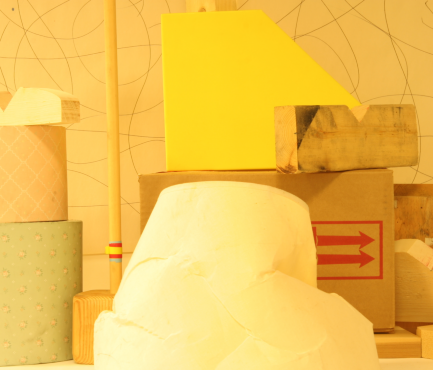
#> input picture ALL-2views/Lampshade1/view1.png, 433 x 370 px
$ python temp-17a.py   (older library calls are emulated)
#> lines starting #> are read from the running program, lines starting #| are printed output that depends on the picture
import cv2
import numpy as np
import glob

'''left camera calibration'''

#Read the image
img_l = cv2.imread('.//ALL-2views//Lampshade1//view1.png')
#> img_l is the input picture: shape (370, 433, 3); mean B, G, R 80.5, 191.4, 239.9
img_r = cv2.imread('.//ALL-2views//Lampshade1//view5.png')
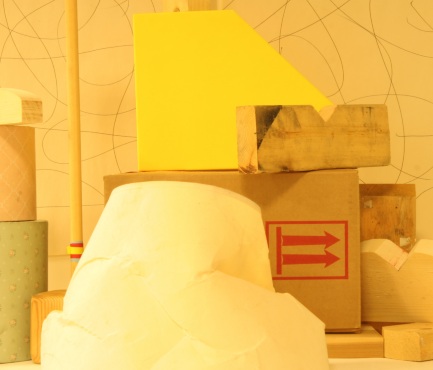
#> input picture ALL-2views/Lampshade1/view5.png, 433 x 370 px
#> img_r is the input picture: shape (370, 433, 3); mean B, G, R 75, 186.3, 238.2

'''BM'''
imgL = cv2.cvtColor(img_l,cv2.COLOR_BGR2GRAY)
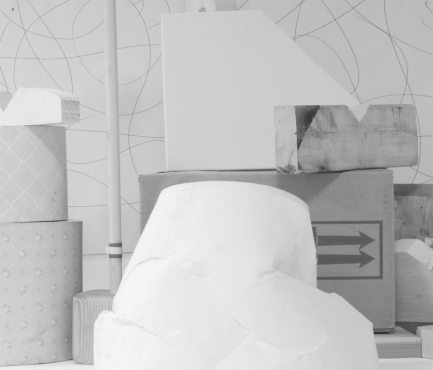
#> imgL: shape (370, 433); min 47, max 247, mean 193.3
imgR = cv2.cvtColor(img_r,cv2.COLOR_BGR2GRAY)
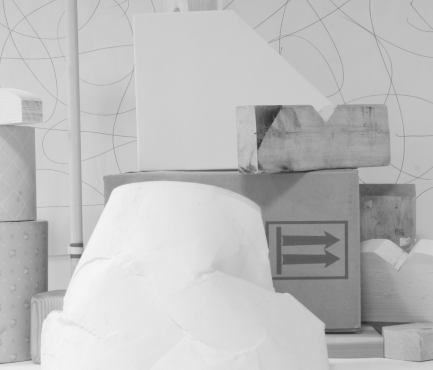
#> imgR: shape (370, 433); min 46, max 245, mean 189.2

stereo = cv2.StereoBM_create(0, 5)
#stereo = cv2.StereoBM_create(32, 11)

disparity = stereo.compute(imgL, imgR)
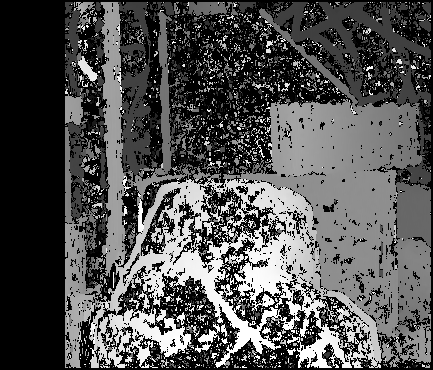
#> disparity: shape (370, 433) int16; min -16, max 1008, mean 313.7; drawn with min black and max white

disp = cv2.normalize(disparity, disparity, alpha=0, beta=255, norm_type=cv2.NORM_MINMAX, dtype=cv2.CV_8U)

cv2.imshow("depth", disp)
cv2.waitKey()
cv2.destroyAllWindows()

'''SGBM'''
sbm = cv2.StereoSGBM_create(0,16*3, 5)
disparity_sbm = sbm.compute(imgL, imgR)
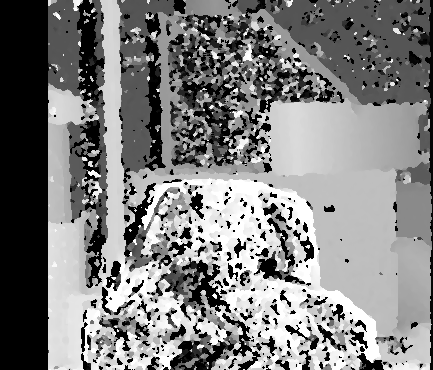
#> disparity_sbm: shape (370, 433) int16; min -16, max 752, mean 368.5; drawn with min black and max white
disp_sbm =cv2.normalize(disparity_sbm, disparity_sbm, alpha=0, beta=255, norm_type=cv2.NORM_MINMAX, dtype=cv2.CV_8U)

cv2.imshow("depth", disp_sbm)
cv2.waitKey()
cv2.destroyAllWindows()
